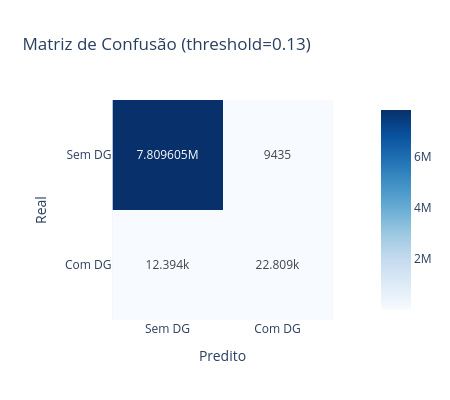

Notebook code cell kept with this figure:
### Markdown cell above
## 3. Matriz de Confusão

### Code cell
cm = np.array(metrics['confusion_matrix'])
labels = ['Sem DG', 'Com DG']

fig3 = px.imshow(
    cm,
    x=labels, y=labels,
    text_auto=True,
    title=f'Matriz de Confusão (threshold={threshold:.2f})',
    labels=dict(x='Predito', y='Real'),
    color_continuous_scale='Blues',
)
fig3.update_layout(width=450, height=400)
fig3.show()
fig3.write_image(str(FIGURES_DIR / 'confusion_matrix.png'))

### Figure 1 — Plotly figure (JSON) as saved in the notebook; plotly's stock layout.template omitted (floating-point values rounded to 4 significant figures)
{"data": [{"coloraxis": "coloraxis", "hovertemplate": "Predito: %{x}<br>Real: %{y}<br>color: %{z}<extra></extra>", "name": "0", "texttemplate": "%{z}", "type": "heatmap", "x": ["Sem DG", "Com DG"], "xaxis": "x", "y": ["Sem DG", "Com DG"], "yaxis": "y", "z": [[7809605, 9435], [12394, 22809]]}], "layout": {"coloraxis": {"colorscale": [[0.0, "rgb(247,251,255)"], [0.125, "rgb(222,235,247)"], [0.25, "rgb(198,219,239)"], [0.375, "rgb(158,202,225)"], [0.5, "rgb(107,174,214)"], [0.625, "rgb(66,146,198)"], [0.75, "rgb(33,113,181)"], [0.875, "rgb(8,81,156)"], [1.0, "rgb(8,48,107)"]]}, "height": 400, "title": {"text": "Matriz de Confusão (threshold=0.13)"}, "width": 450, "xaxis": {"anchor": "y", "constrain": "domain", "domain": [0.0, 1.0], "scaleanchor": "y", "title": {"text": "Predito"}}, "yaxis": {"anchor": "x", "autorange": "reversed", "constrain": "domain", "domain": [0.0, 1.0], "title": {"text": "Real"}}}}
